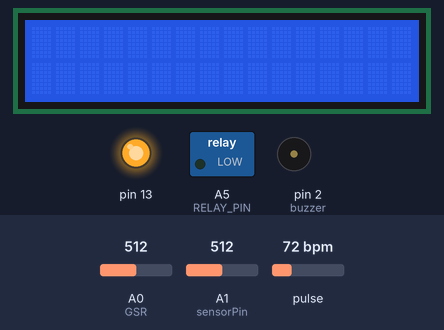
The sketch below on a simulated Arduino Uno, built with avr-gcc and run on an emulated ATmega328P. On the bench: 16×2 character LCD, switched loads named in the sketch (green lamp = pin HIGH), output pins drawn as LEDs (lit = HIGH), buzzer (waves = sounding). The inputs (shaded band) are chosen by the test bench; at power-on: pulse 72 bpm, A0 (GSR) = 512, A1 (sensorPin) = 512. Pins used as bus, display or sensor lines are not drawn; what the sketch prints to the serial monitor is not drawn.

Above: at 1.2 s.
1.3 s: pulse set to 98 bpm
At 4.8 s:
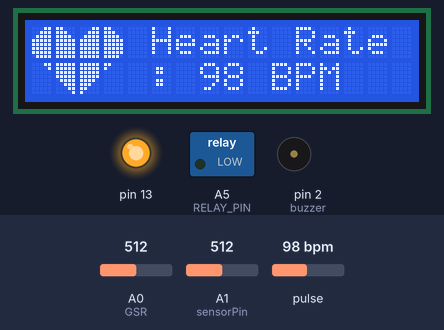
8.6 s: pulse set to 102 bpm
At 10.3 s:
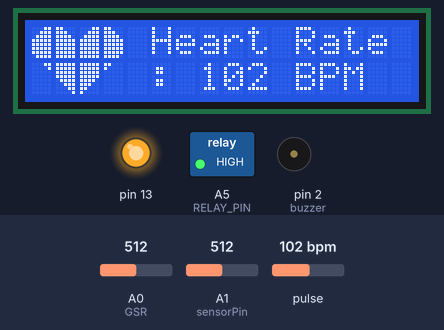
15.6 s: pulse set to 42 bpm
At 19.9 s:
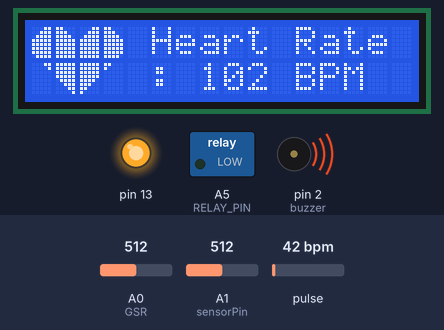
Timing chart, 0 to 29.3 s (numbered marks = the images above; inputs shaded):
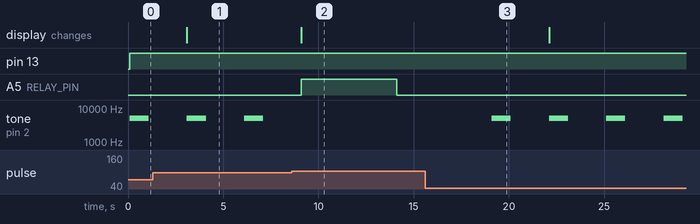

Measured:
- the behaviour switches between 100 and 101 bpm on pulse (found by bisection; images 1 and 2)
- after the input at 1.3 s, the display: changes after 1.8 s (image 1)
- after the input at 8.6 s, A5 (RELAY_PIN): LOW → HIGH after 0.51 s, → LOW 5.0 s later; tone on pin 2 (buzzer): stops changing and stays silent; the display: changes after 0.51 s (image 2)
- after the input at 15.6 s, A5 (RELAY_PIN): stays LOW (without the input it goes to HIGH after 6.5 s)
- by itself, tone on pin 2 (buzzer): alternates 5000 Hz for 1.0 s and silent for 2.0 s

The sketch:

ICU_Monitor.ino
```cpp
//Pump
const int RELAY_PIN = A5;
// WaterSensor pins
#define sensorPower 7
#define sensorPin A1
// Value for storing water level
int level = 0;
//GSR
const int GSR=A0;
int sensorValue;
const int buzzer = 2;
// Pulse
#define USE_ARDUINO_INTERRUPTS true //--> Set-up low-level interrupts for most acurate BPM math.
#include <PulseSensorPlayground.h> //--> Includes the PulseSensorPlayground Library.
#include <LiquidCrystal.h> //--> Includes the LiquidCrystal Library.
LiquidCrystal lcd(7, 8,9,10, 11,12); //--> Initialize LiquidCrystal with "lcd". lcd(RS,E,D4,D5,D6,D7).
const int PulseWire = A3;
const int LED_3 = 13;
int Threshold = 550;
byte heart1[8] = {B11111, B11111, B11111, B11111, B01111, B00111, B00011, B00001};
byte heart2[8] = {B00011, B00001, B00000, B00000, B00000, B00000, B00000, B00000};
byte heart3[8] = {B00011, B00111, B01111, B11111, B11111, B11111, B11111, B01111};
byte heart4[8] = {B11000, B11100, B11110, B11111, B11111, B11111, B11111, B11111};
byte heart5[8] = {B00011, B00111, B01111, B11111, B11111, B11111, B11111, B11111};
byte heart6[8] = {B11000, B11100, B11110, B11111, B11111, B11111, B11111, B11110};
byte heart7[8] = {B11000, B10000, B00000, B00000, B00000, B00000, B00000, B00000};
byte heart8[8] = {B11111, B11111, B11111, B11111, B11110, B11100, B11000, B10000};
int Instructions_view = 500; //--> Variable for waiting time to display instructions on LCD.

PulseSensorPlayground pulseSensor; //--> Creates an instance of the PulseSensorPlayground object called "pulseSensor"

void setup() {
  pinMode(buzzer, OUTPUT);
  pinMode(RELAY_PIN, OUTPUT);
  pinMode(sensorPower, OUTPUT);
  digitalWrite(sensorPower, LOW);
  Serial.begin(9600);
    lcd.begin(16, 2); //--> Initializes the interface to the LCD screen, and specifies the dimensions (width and height) of the display
  lcd.createChar(1, heart1);
  lcd.createChar(2, heart2);
  lcd.createChar(3, heart3);
  lcd.createChar(4, heart4);
  lcd.createChar(5, heart5);
  lcd.createChar(6, heart6);
  lcd.createChar(7, heart7);
  lcd.createChar(8, heart8);
  lcd.setCursor(0,0);
  lcd.print("Heart Beat/Pulse");
  lcd.setCursor(0,1);
  lcd.print(" Monitoring EIF ");
//  delay(2000);
  pulseSensor.analogInput(PulseWire);
  pulseSensor.blinkOnPulse(LED_3); //--> auto-magically blink Arduino's LED with heartbeat.
  pulseSensor.setThreshold(Threshold);
  if (pulseSensor.begin()) {
    //Serial.println("We created a pulseSensor Object !"); //--> This prints one time at Arduino power-up,  or on Arduino reset.
  }
//  delay(2000);
  lcd.clear();

}

void loop() {
// Water Level Sensor
  digitalWrite(sensorPower, HIGH);  // Turn the sensor ON
  level = analogRead(sensorPin);    // Read the analog value form sensor
//  digitalWrite(sensorPower, LOW);  // Turn the sensor ON
//  Serial.print("Water level: ");
//  Serial.println(level);

// GSR Sensor
  int temp;
  float conductivevoltage;
  sensorValue=analogRead(GSR);
  conductivevoltage = sensorValue*(5.0/1023.0);
//  Serial.print("sensorValue=");
//  Serial.println(conductivevoltage);

 // Pulse Sensor
  int myBPM = pulseSensor.getBeatsPerMinute(); //--> Calls function on our pulseSensor object that returns BPM as an "int". "myBPM" hold this BPM value now.
  if (Instructions_view < 500) {
    Instructions_view++;
  }
  if (Instructions_view > 499) {
    lcd.setCursor(0,0);
    lcd.print("Put your finger ");
    lcd.setCursor(0,1);
    lcd.print(" on the sensor  ");
//    delay(1000);
    lcd.clear();
//    delay(500);
  }
  if (pulseSensor.sawStartOfBeat()) { //--> If test is "true", then the following conditions will be executed.
//    Serial.print("BPM: "); //--> Print phrase "BPM: "
    Serial.println(myBPM); //--> Print the value inside of myBPM.
//    Serial.print(",");
    lcd.setCursor(1,1);
    lcd.write(byte(1));
    lcd.setCursor(0,1);
    lcd.write(byte(2));
    lcd.setCursor(0,0);
    lcd.write(byte(3));
    lcd.setCursor(1,0);
    lcd.write(byte(4));
    lcd.setCursor(2,0);
    lcd.write(byte(5));
    lcd.setCursor(3,0);
    lcd.write(byte(6));
    lcd.setCursor(3,1);
    lcd.write(byte(7));
    lcd.setCursor(2,1);
    lcd.write(byte(8));
    lcd.setCursor(5,0);
    lcd.print("Heart Rate");
    lcd.setCursor(5,1);
    lcd.print(": ");
    lcd.print(myBPM);
    lcd.print(" ");
    lcd.print("BPM     ");
    Instructions_view = 0;
  }
    if (level<200){
    digitalWrite(RELAY_PIN, LOW);
  }
   if(myBPM>100 && level>200){
      digitalWrite(RELAY_PIN, HIGH);
      delay(5000);
      digitalWrite(RELAY_PIN, LOW);
      delay(5000);
  }
    if (conductivevoltage<3 || level<200 || myBPM>100 || myBPM<60){
    tone(buzzer,5000);
      delay(1000);
      noTone(buzzer);
      delay(1000);
  }
  delay(1000);
}
```
